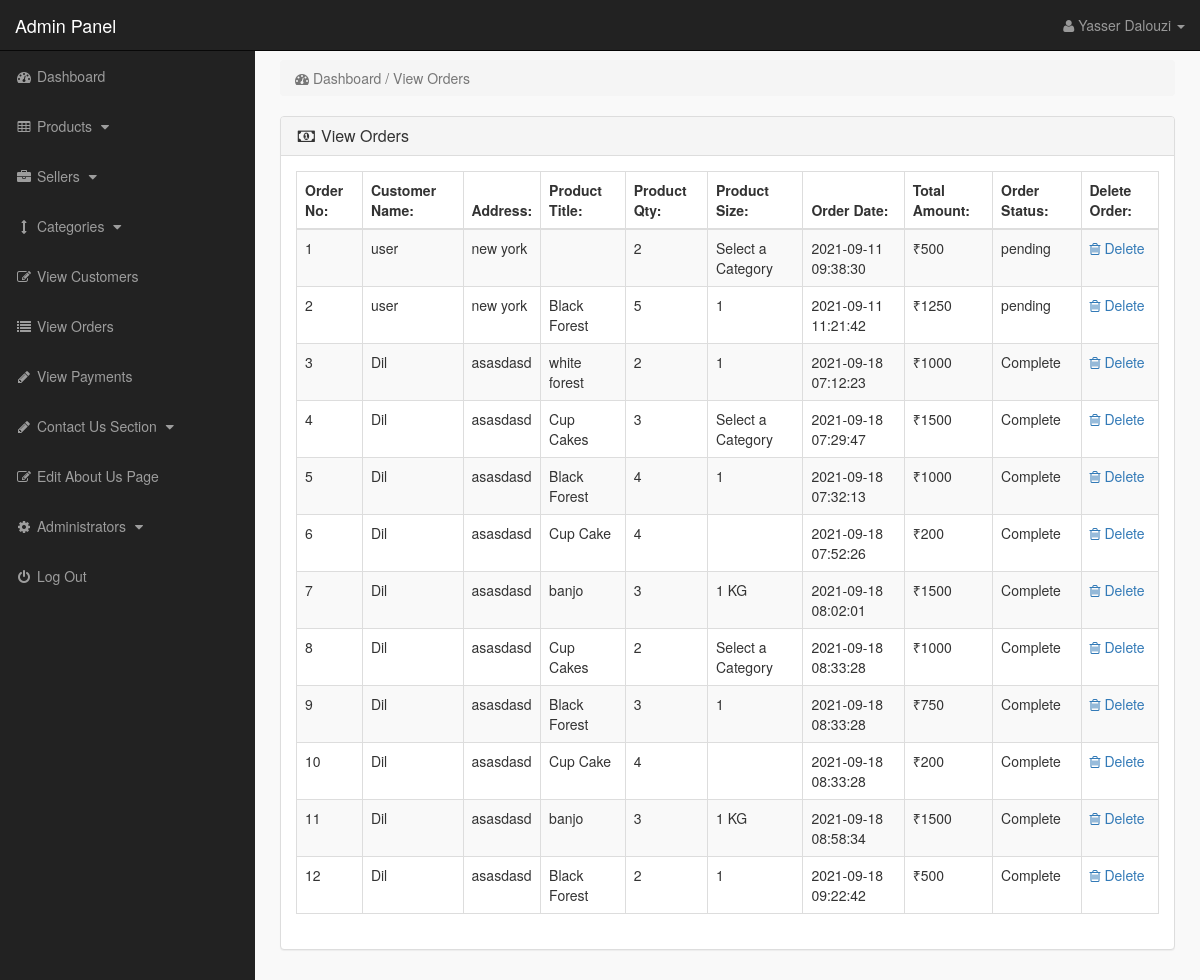
Screenshot of /admin_area/index.php?view_orders (signed in) with the database file from the repository.
### tables this page shows
CREATE TABLE `pending_orders` (
  `order_id` int(10) NOT NULL,
  `customer_id` int(10) NOT NULL,
  `invoice_no` int(10) NOT NULL,
  `product_id` text NOT NULL,
  `qty` int(10) NOT NULL,
  `size` text NOT NULL,
  `order_status` text NOT NULL,
  `pro_dt` datetime DEFAULT NULL
);

CREATE TABLE `customers` (
  `customer_id` int(10) NOT NULL,
  `customer_name` varchar(255) NOT NULL,
  `customer_email` varchar(255) NOT NULL,
  `customer_pass` varchar(255) NOT NULL,
  `customer_country` text NOT NULL,
  `customer_city` text NOT NULL,
  `customer_contact` varchar(255) NOT NULL,
  `customer_address` text NOT NULL,
  `customer_image` text NOT NULL,
  `customer_ip` varchar(255) NOT NULL,
  `customer_confirm_code` text NOT NULL
);

CREATE TABLE `customer_orders` (
  `order_id` int(10) NOT NULL,
  `customer_id` int(10) NOT NULL,
  `pro_id` int(10) NOT NULL,
  `s_id` varchar(20) NOT NULL,
  `due_amount` int(100) NOT NULL,
  `invoice_no` int(100) NOT NULL,
  `qty` int(10) NOT NULL,
  `size` text NOT NULL,
  `order_date` timestamp NOT NULL DEFAULT current_timestamp() ON UPDATE current_timestamp(),
  `order_status` text NOT NULL,
  `pro_dt` datetime DEFAULT NULL
);

CREATE TABLE `products` (
  `product_id` int(10) NOT NULL,
  `Seller_id` varchar(20) NOT NULL,
  `cat_id` int(10) NOT NULL,
  `manufacturer_id` int(10) NOT NULL,
  `date` timestamp NOT NULL DEFAULT current_timestamp() ON UPDATE current_timestamp(),
  `product_title` text NOT NULL,
  `product_url` text NOT NULL,
  `product_img1` text NOT NULL,
  `product_img2` text NOT NULL,
  `product_img3` text NOT NULL,
  `product_price` int(10) NOT NULL,
  `product_weight` text NOT NULL,
  `product_psp_price` int(100) DEFAULT NULL,
  `product_desc` text NOT NULL,
  `product_features` text NOT NULL,
  `product_video` text NOT NULL,
  `product_keywords` text NOT NULL,
  `product_label` text NOT NULL,
  `status` varchar(255) NOT NULL
);

### admin_area/view_orders.php (the view)
<?php
if(!isset($_SESSION['admin_email'])){
echo "<script>window.open('login.php','_self')</script>";
}
else {
?>
<div class="row">
<div class="col-lg-12">
<ol class="breadcrumb">
<li class="active">
<i class="fa fa-dashboard"></i> Dashboard / View Orders
</li>
</ol>
</div>
</div>
<div class="row">
<div class="col-lg-12">
<div class="panel panel-default">
<div class="panel-heading">
<h3 class="panel-title">
<i class="fa fa-money fa-fw"></i> View Orders
</h3>
</div>
<div class="panel-body">
<div class="table-responsive">
<table class="table table-bordered table-hover table-striped">
<thead>
<tr>
<th>Order No:</th>
<th>Customer Name:</th>
<th>Address:</th>
<th>Product Title:</th>
<th>Product Qty:</th>
<th>Product Size:</th>
<th>Order Date:</th>
<th>Total Amount:</th>
<th>Order Status:</th>
<th>Delete Order:</th>
</tr>
</thead>
<tbody>
<?php
$i = 0;
$get_orders = "select * from pending_orders";
$run_orders = mysqli_query($con,$get_orders);
while ($row_orders = mysqli_fetch_array($run_orders)) {
$order_id = $row_orders['order_id'];
$c_id = $row_orders['customer_id'];
$product_id = $row_orders['product_id'];
$qty = $row_orders['qty'];
$size = $row_orders['size'];
$order_status = $row_orders['order_status'];
$get_products = "select * from products where product_id='$product_id'";
$run_products = mysqli_query($con,$get_products);
$row_products = mysqli_fetch_array($run_products);
$product_title = $row_products['product_title'];
$i++;
?>
<tr>
<td><?php echo $i; ?></td>
<td>
<?php
$get_customer = "select * from customers where customer_id='$c_id'";
$run_customer = mysqli_query($con,$get_customer);
$row_customer = mysqli_fetch_array($run_customer);
$customer_email = $row_customer['customer_name'];
$invoice_no = $row_customer['customer_address'];
echo $customer_email;
 ?>
 </td>
<td><?php echo $invoice_no; ?></td>
<td><?php echo $product_title; ?></td>
<td><?php echo $qty; ?></td>
<td><?php echo $size; ?></td>
<td>
<?php
$get_customer_order = "select * from customer_orders where order_id='$order_id'";
$run_customer_order = mysqli_query($con,$get_customer_order);
$row_customer_order = mysqli_fetch_array($run_customer_order);
$order_date = $row_customer_order['order_date'];
$due_amount = $row_customer_order['due_amount'];
echo $order_date;
?>
</td>
<td>₹<?php echo $due_amount; ?></td>
<td>
<?php
if($order_status=='pending'){
echo $order_status='pending';
}
else{
echo $order_status='Complete';
}
?>
</td>
<td>
<a href="index.php?order_delete=<?php echo $order_id; ?>" >
<i class="fa fa-trash-o" ></i> Delete
</a>
</td>
</tr>
<?php } ?>
</tbody>
</table>
</div>
</div>
</div>
</div>
</div>
<?php } ?>

### admin_area/includes/sidebar.php (shortened to what this page needs)
<?php
if(!isset($_SESSION['admin_email'])){
echo "<script>window.open('login.php','_self')</script>";
}
else {
?>
<nav class="navbar navbar-inverse navbar-fixed-top" >
<div class="navbar-header" >
<a class="navbar-brand" href="index.php?dashboard" >Admin Panel</a>
</div>
<ul class="nav navbar-right top-nav" >
<li class="dropdown" >
<a href="#" class="dropdown-toggle" data-toggle="dropdown" >
<i class="fa fa-user" ></i>
<?php echo $admin_name; ?> <b class="caret" ></b>
</a>
</li>
</ul>
<div class="collapse navbar-collapse navbar-ex1-collapse">
<ul class="nav navbar-nav side-nav">
<li>
<a href="index.php?dashboard">
<i class="fa fa-fw fa-dashboard"></i> Dashboard
</a>
</li>
<li>
<a href="#" data-toggle="collapse" data-target="#products">
<i class="fa fa-fw fa-table"></i> Products
<i class="fa fa-fw fa-caret-down"></i>
</a>
</li>
<li>
<a href="#" data-toggle="collapse" data-target="#manufacturers">
<i class="fa fa-fw fa-briefcase"></i> Sellers
<i class="fa fa-fw fa-caret-down"></i>
</a>
</li>
<li>
<a href="#" data-toggle="collapse" data-target="#cat">
<i class="fa fa-fw fa-arrows-v"></i> Categories
<i class="fa fa-fw fa-caret-down"></i>
</a>
</li>
<li>
<a href="index.php?view_customers">
<i class="fa fa-fw fa-edit"></i> View Customers
</a>
</li>
<li>
<a href="index.php?view_orders">
<i class="fa fa-fw fa-list"></i> View Orders
</a>
</li>
<li>
<a href="index.php?view_payments">
<i class="fa fa-fw fa-pencil"></i> View Payments
</a>
</li>
<li>
<a href="#" data-toggle="collapse" data-target="#contact_us">
<i class="fa fa-fw fa-pencil"> </i> Contact Us Section
<i class="fa fa-fw fa-caret-down"></i>
</a>
</li>
<li>
<a href="index.php?edit_about_us">
<i class="fa fa-fw fa-edit"></i> Edit About Us Page
</a>
</li>
<li>
<a href="#" data-toggle="collapse" data-target="#users">
<i class="fa fa-fw fa-gear"></i> Administrators
<i class="fa fa-fw fa-caret-down"></i>
</a>
</li>
<li>
<a href="logout.php">
<i class="fa fa-fw fa-power-off"></i> Log Out
</a>
</li>
</ul>
</div>
</nav>
<?php } ?>

### admin_area/css/style.css (style rules this page uses)
body { margin-top:100px; }
@media (min-width: 768px) { body { margin-top:50px; } }
.top-nav { padding:0 15px; }
.top-nav>li { display:inline-block; float:left; }
.top-nav>li>a { padding-top:15px; padding-bottom:15px; line-height:20px; color:#999; }
@media (min-width: 768px) { .side-nav { position:fixed; top:51px; width:255px; border-radius:0; overflow-y:auto; background-color: #222; bottom:0; overflow-x:hidden; padding-bottom:40px; } }
@media (min-width: 768px) { .side-nav>li>a { width:255px; } }
.panel-body { border-radius:5px; }

### rows the page displays
pending_orders: customer.customer_name "user", customer.customer_address "new york", qty "2", size "Select a Category", customer_orders.order_date "2021-09-11 09:38:30", customer_orders.due_amount "500"
pending_orders: customer.customer_name "user", customer.customer_address "new york", product.product_title "Black Forest", qty "5", size "1", customer_orders.order_date "2021-09-11 11:21:42", customer_orders.due_amount "1250"
pending_orders: customer.customer_name "Dil", customer.customer_address "asasdasd", product.product_title "white forest", qty "2", size "1", customer_orders.order_date "2021-09-18 07:12:23", customer_orders.due_amount "1000"
pending_orders: customer.customer_name "Dil", customer.customer_address "asasdasd", product.product_title "Cup Cakes", qty "3", size "Select a Category", customer_orders.order_date "2021-09-18 07:29:47", customer_orders.due_amount "1500"
pending_orders: customer.customer_name "Dil", customer.customer_address "asasdasd", product.product_title "Black Forest", qty "4", size "1", customer_orders.order_date "2021-09-18 07:32:13", customer_orders.due_amount "1000"
pending_orders: customer.customer_name "Dil", customer.customer_address "asasdasd", product.product_title "Cup Cake", qty "4", customer_orders.order_date "2021-09-18 07:52:26", customer_orders.due_amount "200"
pending_orders: customer.customer_name "Dil", customer.customer_address "asasdasd", product.product_title "banjo", qty "3", size "1 KG", customer_orders.order_date "2021-09-18 08:02:01", customer_orders.due_amount "1500"
pending_orders: customer.customer_name "Dil", customer.customer_address "asasdasd", product.product_title "Cup Cakes", qty "2", size "Select a Category", customer_orders.order_date "2021-09-18 08:33:28", customer_orders.due_amount "1000"
pending_orders: customer.customer_name "Dil", customer.customer_address "asasdasd", product.product_title "Black Forest", qty "3", size "1", customer_orders.order_date "2021-09-18 08:33:28", customer_orders.due_amount "750"
pending_orders: customer.customer_name "Dil", customer.customer_address "asasdasd", product.product_title "Cup Cake", qty "4", customer_orders.order_date "2021-09-18 08:33:28", customer_orders.due_amount "200"
pending_orders: customer.customer_name "Dil", customer.customer_address "asasdasd", product.product_title "banjo", qty "3", size "1 KG", customer_orders.order_date "2021-09-18 08:58:34", customer_orders.due_amount "1500"
pending_orders: customer.customer_name "Dil", customer.customer_address "asasdasd", product.product_title "Black Forest", qty "2", size "1", customer_orders.order_date "2021-09-18 09:22:42", customer_orders.due_amount "500"

### other values shown
$admin_name "Yasser Dalouzi"
